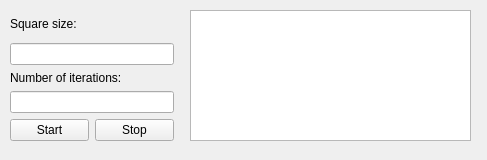
<?xml version="1.0" encoding="UTF-8"?>
<ui version="4.0">
 <class>HillClimbWindow</class>
 <widget class="QMainWindow" name="HillClimbWindow">
  <property name="geometry">
   <rect>
    <x>0</x>
    <y>0</y>
    <width>487</width>
    <height>160</height>
   </rect>
  </property>
  <property name="windowTitle">
   <string>Euler Square - Hill Climb</string>
  </property>
  <widget class="QWidget" name="centralwidget">
   <widget class="QWidget" name="gridLayoutWidget_4">
    <property name="geometry">
     <rect>
      <x>10</x>
      <y>10</y>
      <width>164</width>
      <height>131</height>
     </rect>
    </property>
    <layout class="QGridLayout" name="gridLayout_4">
     <item row="0" column="0">
      <layout class="QGridLayout" name="gridLayout">
       <item row="2" column="0">
        <widget class="QLineEdit" name="lineEditSquareSize"/>
       </item>
       <item row="1" column="0">
        <widget class="QLabel" name="label_2">
         <property name="text">
          <string>Square size:</string>
         </property>
        </widget>
       </item>
       <item row="3" column="0">
        <layout class="QGridLayout" name="gridLayout_2">
         <item row="1" column="0">
          <widget class="QLineEdit" name="lineEditIterationNumber"/>
         </item>
         <item row="0" column="0">
          <widget class="QLabel" name="label">
           <property name="text">
            <string>Number of iterations:</string>
           </property>
          </widget>
         </item>
         <item row="2" column="0">
          <layout class="QGridLayout" name="gridLayout_3">
           <item row="0" column="0">
            <widget class="QPushButton" name="buttonStart">
             <property name="text">
              <string>Start</string>
             </property>
            </widget>
           </item>
           <item row="0" column="1">
            <widget class="QPushButton" name="buttonStop">
             <property name="text">
              <string>Stop</string>
             </property>
            </widget>
           </item>
          </layout>
         </item>
        </layout>
       </item>
      </layout>
     </item>
    </layout>
   </widget>
   <widget class="QTextEdit" name="textEditResult">
    <property name="geometry">
     <rect>
      <x>190</x>
      <y>10</y>
      <width>281</width>
      <height>131</height>
     </rect>
    </property>
   </widget>
  </widget>
 </widget>
 <resources/>
 <connections/>
</ui>
